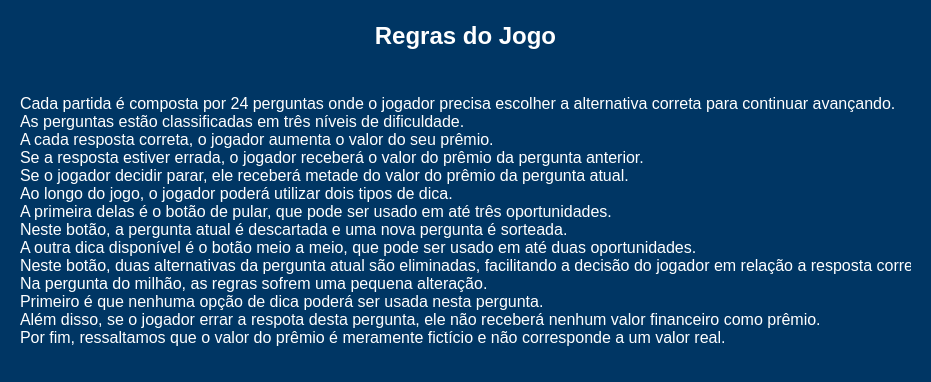
<?xml version="1.0" encoding="UTF-8"?>
<ui version="4.0">
 <class>tela_regras_do_jogo</class>
 <widget class="QMainWindow" name="tela_regras_do_jogo">
  <property name="geometry">
   <rect>
    <x>0</x>
    <y>0</y>
    <width>931</width>
    <height>382</height>
   </rect>
  </property>
  <property name="windowTitle">
   <string>Show do Milhão</string>
  </property>
  <property name="styleSheet">
   <string notr="true">background-color: rgb(0, 54, 100);</string>
  </property>
  <widget class="QWidget" name="centralwidget">
   <widget class="QLabel" name="label">
    <property name="geometry">
     <rect>
      <x>20</x>
      <y>20</y>
      <width>891</width>
      <height>31</height>
     </rect>
    </property>
    <property name="font">
     <font>
      <family>Arial</family>
      <pointsize>18</pointsize>
      <weight>75</weight>
      <bold>true</bold>
     </font>
    </property>
    <property name="styleSheet">
     <string notr="true">color: rgb(255, 255, 255);</string>
    </property>
    <property name="text">
     <string notr="true">Regras do Jogo</string>
    </property>
    <property name="alignment">
     <set>Qt::AlignCenter</set>
    </property>
   </widget>
   <widget class="QLabel" name="label_2">
    <property name="geometry">
     <rect>
      <x>20</x>
      <y>70</y>
      <width>891</width>
      <height>301</height>
     </rect>
    </property>
    <property name="font">
     <font>
      <family>Arial</family>
      <pointsize>12</pointsize>
      <weight>50</weight>
      <bold>false</bold>
     </font>
    </property>
    <property name="styleSheet">
     <string notr="true">color: rgb(255, 255, 255);</string>
    </property>
    <property name="text">
     <string notr="true">Cada partida é composta por 24 perguntas onde o jogador precisa escolher a alternativa correta para continuar avançando.
As perguntas estão classificadas em três níveis de dificuldade.
A cada resposta correta, o jogador aumenta o valor do seu prêmio. 
Se a resposta estiver errada, o jogador receberá o valor do prêmio da pergunta anterior.
Se o jogador decidir parar, ele receberá metade do valor do prêmio da pergunta atual.
Ao longo do jogo, o jogador poderá utilizar dois tipos de dica.
A primeira delas é o botão de pular, que pode ser usado em até três oportunidades.
Neste botão, a pergunta atual é descartada e uma nova pergunta é sorteada.
A outra dica disponível é o botão meio a meio, que pode ser usado em até duas oportunidades.
Neste botão, duas alternativas da pergunta atual são eliminadas, facilitando a decisão do jogador em relação a resposta correta.
Na pergunta do milhão, as regras sofrem uma pequena alteração. 
Primeiro é que nenhuma opção de dica poderá ser usada nesta pergunta.
Além disso, se o jogador errar a respota desta pergunta, ele não receberá nenhum valor financeiro como prêmio.
Por fim, ressaltamos que o valor do prêmio é meramente fictício e não corresponde a um valor real.</string>
    </property>
    <property name="alignment">
     <set>Qt::AlignJustify|Qt::AlignVCenter</set>
    </property>
   </widget>
  </widget>
 </widget>
 <resources/>
 <connections/>
</ui>
